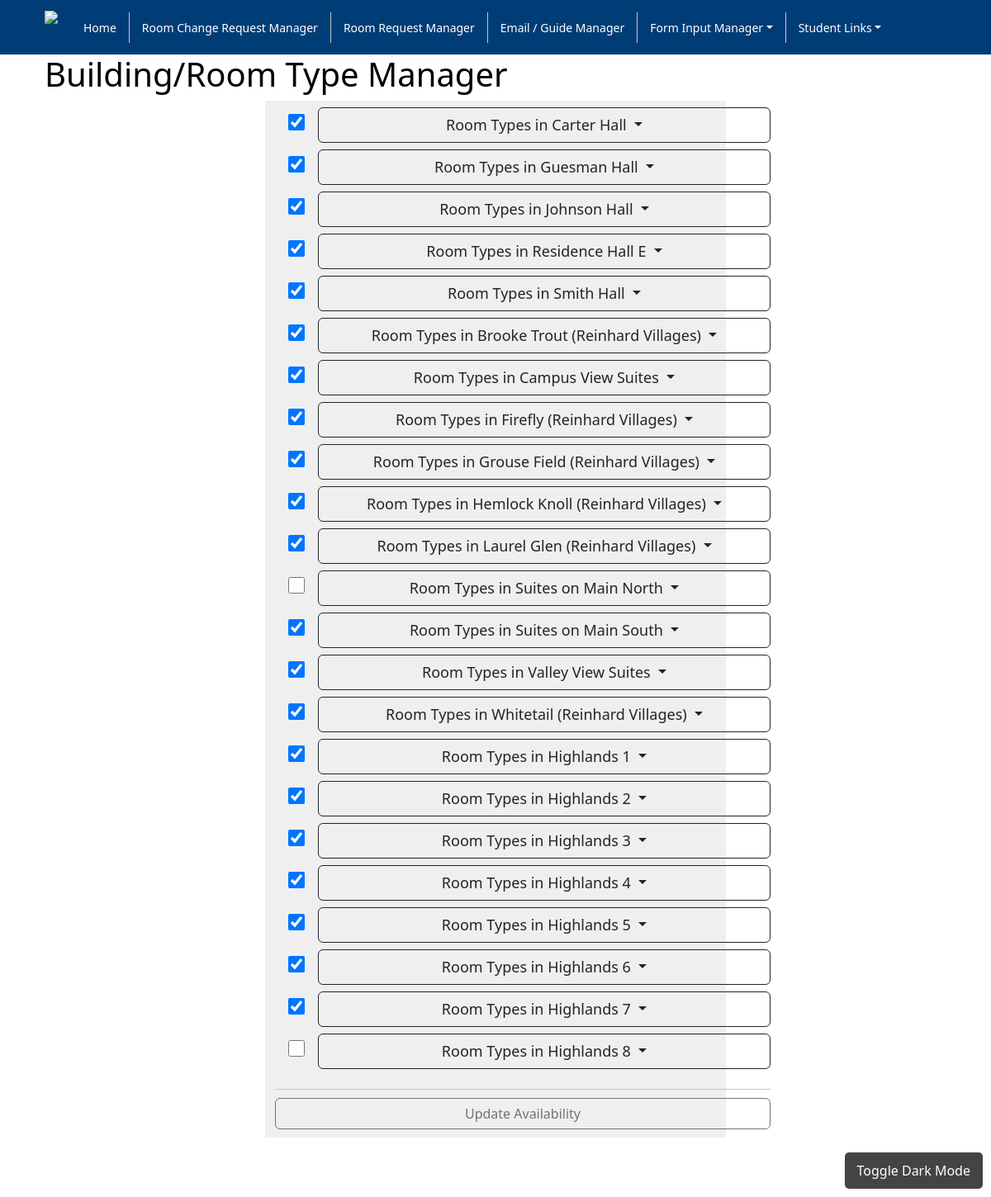
Page /controller.php?action=InputManager on the committed database.
### tables this page shows
CREATE TABLE `building` (
                            `id` int(11) NOT NULL,
                            `campus_id` int(11) NOT NULL,
                            `building_name` varchar(50) NOT NULL,
                            `available` enum('Y','N') NOT NULL,
                            `available_llc` enum('N','Y') NOT NULL DEFAULT 'Y'
);

### model.php (called while the page is built, shortened)
<?php
    function get_db_connection(){
        $host = 'localhost';
        $dbname = 's_npkaltenba_housing_waitlist';
        $dsn = "mysql:host=$host;dbname=$dbname";
        $username = 'root';
        $password = '';
        try {
            $db = new PDO($dsn, $username, $password);
        }
        catch (PDOException $e) {
            $errorMessage = $e->getMessage();
            include '../view/error_page.php';
            die;}
        return $db;
    }
    function get_buildings(){
        try {
            $db = get_db_connection();
            $query = "SELECT * FROM building ORDER BY campus_id, building_name";
            $statement = $db->prepare($query);
            $statement->execute();
            $results = $statement->fetchall();
            return $results;
        }catch (PDOException $e) {
            $errorMessage = $e->getMessage();
            include '../view/error_page.php';
            die;
        }
    }
    ?>

### input_manager.php (the view, shortened to what this page needs)
<?php
$title = "Building/Room Type Manager";
require_once '../view/header.php';
?>
<div class="container-lg">
    <div class="row">
        <div class="col-lg-12">
            <h1><?php echo $title ?></h1>
        </div>
    </div>
    <div class="row">
        <div class="col-lg-3">
        </div>
        <div class="col-lg-6 centerColumnGray">
            <div class="form-responsive">
                <form id="InputManager" class="w-100 w-md-auto" style="min-width: 600px;"
                    action="../controller/controller.php?action=ProcessEditFormInputs" method="post"
                    enctype="multipart/form-data">
                    <div class="row">
                        <div class="col-1">
                            <?php foreach ($buildings as $building) { ?>
                                <div>
                                    <?php if ($building['available'] == 'Y') {  ?>
                                        <input class="managerCheck2" type="checkbox"
                                            id="<?php echo $building['id'] . 'Input'; ?>"
                                            name="<?php echo $building['id'] . 'Input'; ?>" checked>
                                    <?php } else { ?>
                                        <input class="managerCheck2" type="checkbox"
                                            id="<?php echo $building['id'] . 'Input'; ?>"
                                            name="<?php echo $building['id'] . 'Input'; ?>">
                                    <?php } ?>
                                </div>
                            <?php } ?>
                        </div>
                        <div class="col-11">
                            <?php
                            foreach ($buildings as $building) { ?>
                                <div class="dropdown d-grid">
                                    <?php if ($building['campus_id'] == 1) {  ?>
                                        <button type="button"
                                            class="btn californiaBtn btn-outline-dark dropdown-toggle managerDrop"
                                            data-bs-toggle="dropdown" data-bs-auto-close="outside">
                                            Room Types in <?php echo $building['building_name']; ?>
                                        </button>
                                    <?php }
                                        elseif ($building['campus_id'] == 2) {  ?>
                                        <button type="button"
                                            class="btn clarionBtn btn-outline-dark dropdown-toggle managerDrop"
                                            data-bs-toggle="dropdown" data-bs-auto-close="outside">
                                            Room Types in <?php echo $building['building_name']; ?>
                                        </button>
                                    <?php }
                                        elseif ($building['campus_id'] == 3) {  ?>
                                        <button type="button"
                                            class="btn edinboroBtn btn-outline-dark dropdown-toggle managerDrop"
                                            data-bs-toggle="dropdown" data-bs-auto-close="outside">
                                            Room Types in <?php echo $building['building_name']; ?>
                                        </button>
                                    <?php }  ?>
                                </div>
                            <?php } ?>
                        </div>
                    </div>
                    <br>
                    <div class="d-grid border-top border-secondary-subtle">
                        <input style="margin-top: 10px; margin-bottom: 10px;" class="btn btn-outline-secondary"
                            type="submit" value="Update Availability">
                    </div>
                </form>
            </div>
        </div>
        <div class="col-lg-3">
        </div>
    </div>
</div>
<?php
require_once '../view/footer.php';
?>

### controller.php (shortened to what this page needs)
<?php
require '../model/model.php';
if (isset($_POST['action'])) {
    $action = $_POST['action'];
} else if (isset($_GET['action'])) {
    $action = $_GET['action'];
} else {
    include('../view/index.php');
    exit();
}
switch($action) {
    case 'InputManager':
        input_manager_form_load();
        break;
}
function input_manager_form_load(){
    $buildings = get_buildings();
    include '../view/input_manager.php';
}

### header.php (shortened to what this page needs)
<!DOCTYPE html>
<html lang="en">
<head>
    <link href="https://cdn.jsdelivr.net/npm/bootstrap@5.3.3/dist/css/bootstrap.min.css" rel="stylesheet"
>
    <link rel="stylesheet" href="../css/style.css?v=22">
</head>
<body>
    <nav class="navbar navbar-expand-lg">
        <div class="container-lg">
            <img class="navbar-brand" src="https://www.pennwest.edu/_resources/images/about/brand/stacked-pw.jpg" />
            <div class="collapse navbar-collapse" id="navbarSupportedContent">
                <ul class="navbar-nav me-auto mb-2 mb-lg-0">
                    <li class="nav-item navItemStyle border-end border-secondary-subtle navHeaderPad"><a
                            class="nav-link activeNav font14" style="color: white;"
                            href="../controller/controller.php?action=Home">Home</a></li>
                <?php if (isset($_SESSION['Role']) && in_array('AG-ROLE-STAFF', $_SESSION['Role'])) {  ?>
                    <li class="nav-item navItemStyle border-end border-secondary-subtle navHeaderPad"><a
                            class="nav-link font14" style="color: white;"
                            href="../controller/controller.php?action=ManageRoomChangeRequests">Room Change Request
                            Manager</a>
                    </li>
                    <li class="nav-item navItemStyle border-end border-secondary-subtle navHeaderPad"><a
                            class="nav-link font14" style="color: white;"
                            href="../controller/controller.php?action=ManageRoomRequests">Room
                            Request Manager</a>
                    </li>
                    <li class="nav-item navItemStyle border-end border-secondary-subtle navHeaderPad"><a
                            class="nav-link font14" style="color: white;"
                            href="../controller/controller.php?action=EmailManager">Email / Guide
                            Manager</a>
                    </li>
                    <li class="nav-item dropdown navItemStyle border-end border-secondary-subtle navHeaderPad">
                        <a class="nav-link dropdown-toggle font14" style="color: white;" href="#"
                            data-bs-toggle="dropdown">Form Input Manager</a>
                    </li>
                    <li class="nav-item dropdown navItemStyle navHeaderPad">
                        <a class="nav-link dropdown-toggle font14" style="color: white;" href="#"
                            data-bs-toggle="dropdown">Student Links</a>
                    </li>
                    </ul>
                <?php } ?>
            </div>
        </div>
    </nav>

### footer.php (shortened to what this page needs)
<br>
<footer>
    <button id="darkModeToggle">Toggle Dark Mode</button>
    <br>
    <br>
</footer>
</body>
</html>

### style.css (style rules this page uses)
.navbar { background-color: #003d77; color: white; }
.font14 { font-size: 14px; }
.managerCheck2 { margin: 15.5px; width: 20px; height: 20px; cursor: pointer; }
.managerDrop { font-size: 18px; margin-top: 8px; padding-top: 7px; padding-bottom: 7px; }
.navHeaderPad { padding-left: 7px; padding-right: 7px; }
.form-responsive { overflow-x: auto; -webkit-overflow-scrolling: touch; }
@media (min-width: 768px) { .form-responsive { overflow-x: visible; } }
.navbar-brand { height: 50px; width: auto; }
.container-lg { padding-left: 2%; padding-right: 2%; }
.centerColumnGray { background-color: rgb(239, 239, 239); }
h1, h2, h3, h4, h5, h6 { color: black; }
#darkModeToggle { position: fixed; bottom: 10px; right: 10px; padding: 10px 15px; border: none; border-radius: 5px; cursor: pointer; background-color: #444; color: #fff; }

### rows in the picture
building: building_name "Carter Hall"
building: building_name "Guesman Hall"
building: building_name "Johnson Hall"
building: building_name "Residence Hall E"
building: building_name "Smith Hall"
building: building_name "Brooke Trout (Reinhard Villages)"
building: building_name "Campus View Suites"
building: building_name "Firefly (Reinhard Villages)"
building: building_name "Grouse Field (Reinhard Villages)"
building: building_name "Hemlock Knoll (Reinhard Villages)"
building: building_name "Laurel Glen (Reinhard Villages)"
building: building_name "Suites on Main North"
building: building_name "Suites on Main South"
building: building_name "Valley View Suites"
building: building_name "Whitetail (Reinhard Villages)"
building: building_name "Highlands 1"
building: building_name "Highlands 2"
building: building_name "Highlands 3"
building: building_name "Highlands 4"
building: building_name "Highlands 5"
building: building_name "Highlands 6"
building: building_name "Highlands 7"
building: building_name "Highlands 8"

### other values in the picture
$title "Building/Room Type Manager"
